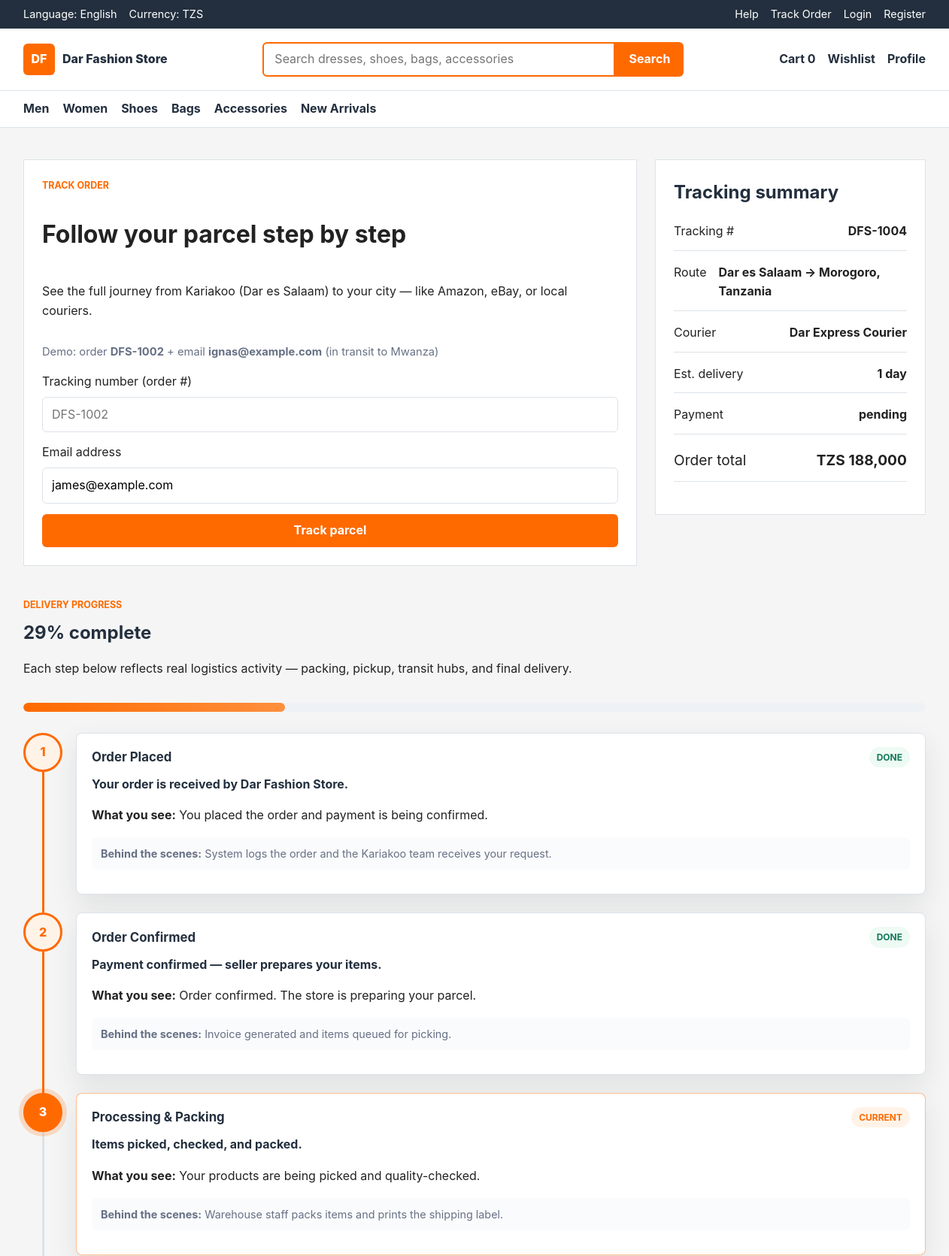
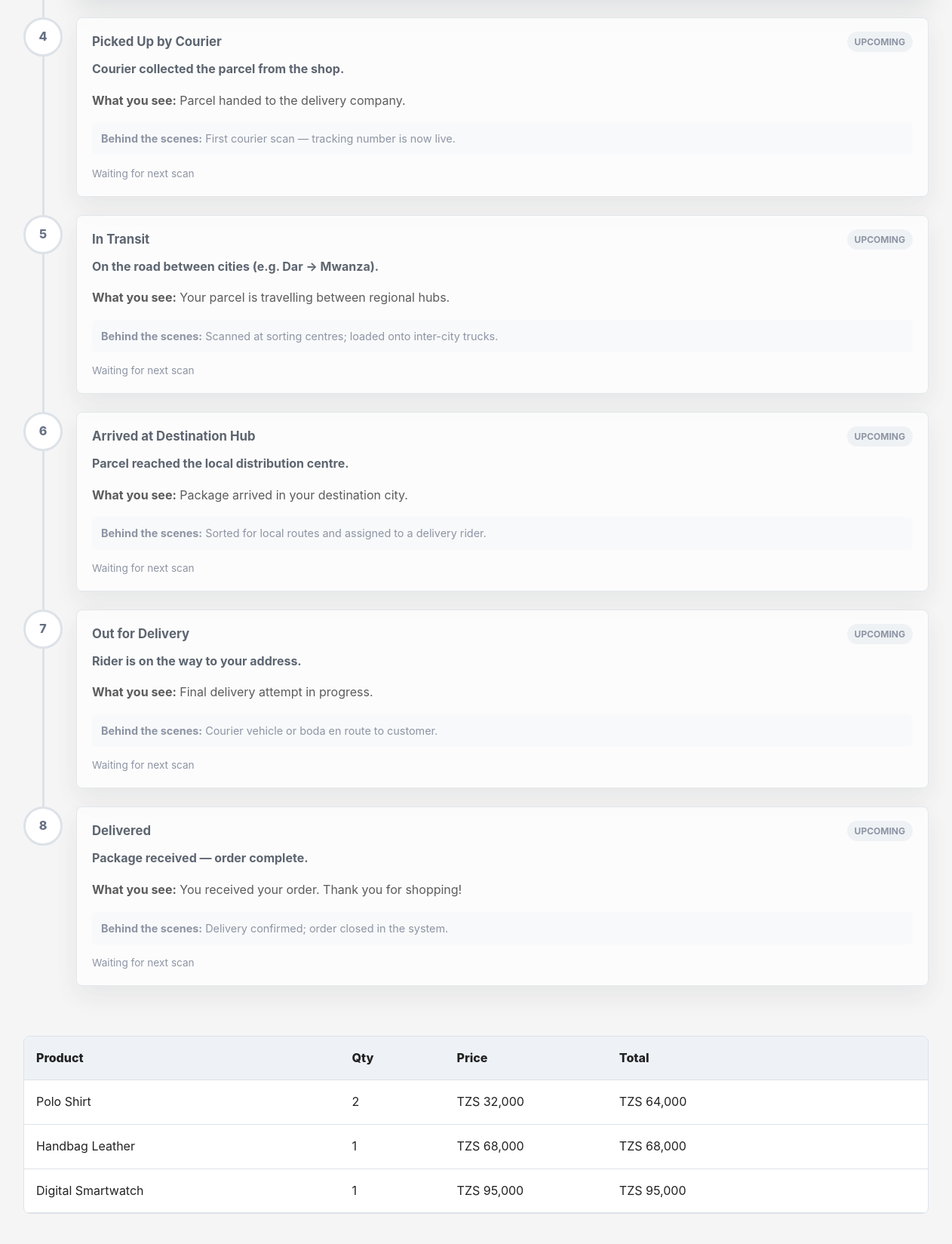
Screenshot of /track-order.php?email=james@example.com (upper part) with the database file from the repository (2 pictures, top to bottom).
### tables this page shows
CREATE TABLE orders (
    id INT UNSIGNED AUTO_INCREMENT PRIMARY KEY,
    order_number VARCHAR(40) NOT NULL UNIQUE,
    user_id INT UNSIGNED,
    customer_name VARCHAR(120) NOT NULL,
    customer_email VARCHAR(160) NOT NULL,
    customer_phone VARCHAR(30) NOT NULL,
    shipping_address TEXT NOT NULL,
    subtotal DECIMAL(10,2) NOT NULL DEFAULT 0.00,
    delivery_fee DECIMAL(10,2) NOT NULL DEFAULT 0.00,
    total DECIMAL(10,2) NOT NULL,
    status ENUM('pending', 'confirmed', 'processing', 'shipped', 'in_transit', 'out_for_delivery', 'delivered', 'cancelled') NOT NULL DEFAULT 'pending',
    delivery_company VARCHAR(120),
    delivery_notes TEXT,
    estimated_delivery_days INT UNSIGNED NOT NULL DEFAULT 1,
    created_at TIMESTAMP NOT NULL DEFAULT CURRENT_TIMESTAMP,
    updated_at TIMESTAMP NOT NULL DEFAULT CURRENT_TIMESTAMP ON UPDATE CURRENT_TIMESTAMP,
    CONSTRAINT fk_orders_user
        FOREIGN KEY (user_id) REFERENCES users(id)
        ON UPDATE CASCADE
        ON DELETE SET NULL,
    INDEX idx_orders_user (user_id),
    INDEX idx_orders_status (status),
    INDEX idx_orders_created_at (created_at)
);

CREATE TABLE payments (
    id INT UNSIGNED AUTO_INCREMENT PRIMARY KEY,
    order_id INT UNSIGNED NOT NULL,
    method ENUM('mobile_money', 'card_demo', 'cash_on_delivery') NOT NULL,
    amount DECIMAL(10,2) NOT NULL,
    payment_status ENUM('pending', 'verified', 'failed', 'refunded') NOT NULL DEFAULT 'pending',
    transaction_ref VARCHAR(120),
    provider_response TEXT,
    paid_at TIMESTAMP NULL,
    created_at TIMESTAMP NOT NULL DEFAULT CURRENT_TIMESTAMP,
    CONSTRAINT fk_payments_order
        FOREIGN KEY (order_id) REFERENCES orders(id)
        ON UPDATE CASCADE
        ON DELETE CASCADE,
    INDEX idx_payments_order (order_id),
    INDEX idx_payments_status (payment_status)
);

CREATE TABLE order_items (
    id INT UNSIGNED AUTO_INCREMENT PRIMARY KEY,
    order_id INT UNSIGNED NOT NULL,
    product_id INT UNSIGNED,
    product_name VARCHAR(180) NOT NULL,
    quantity INT UNSIGNED NOT NULL,
    price DECIMAL(10,2) NOT NULL,
    line_total DECIMAL(10,2) NOT NULL,
    created_at TIMESTAMP NOT NULL DEFAULT CURRENT_TIMESTAMP,
    CONSTRAINT fk_order_items_order
        FOREIGN KEY (order_id) REFERENCES orders(id)
        ON UPDATE CASCADE
        ON DELETE CASCADE,
    CONSTRAINT fk_order_items_product
        FOREIGN KEY (product_id) REFERENCES products(id)
        ON UPDATE CASCADE
        ON DELETE SET NULL,
    INDEX idx_order_items_order (order_id),
    INDEX idx_order_items_product (product_id)
);

### app/models/OrderTracking.php (called while the page is built, shortened)
<?php
class OrderTracking {
    private $conn;
    public function __construct($db) {
        $this->conn = $db;
    }
    public function tableExists() {
        try {
            $this->conn->query("SELECT 1 FROM order_tracking_events LIMIT 1");
            return true;
        } catch (Throwable $e) {
            return false;
        }
    }
    public function getEvents($orderId) {
        if (!$this->tableExists()) {
            return [];
        }
        $stmt = $this->conn->prepare("
            SELECT * FROM order_tracking_events
            WHERE order_id = ?
            ORDER BY event_at ASC, id ASC
        ");
        $stmt->execute([$orderId]);
        return $stmt->fetchAll(PDO::FETCH_ASSOC);
    }
    public function buildTimeline(array $order) {
        $steps = self::journeySteps();
        $events = $this->getEvents((int) $order['id']);
        $eventsByCode = [];
        $status = $order['status'] ?? 'pending';
        $maxComplete = $this->maxCompletedStepIndex($status, $eventsByCode);
        $timeline = [];
        foreach ($steps as $step) {
            $index = $this->stepLogicalIndex($step['code']);
            $event = $eventsByCode[$step['code']] ?? null;
            if ($index < $maxComplete) {
                $state = 'done';
            } elseif ($index === $maxComplete) {
                $state = 'current';
            } else {
                $state = 'upcoming';
            }
            $timeline[] = [
                'step' => $step,
                'event' => $event,
                'state' => $state,
            ];
        }
        $progress = $status === 'delivered'
            ? 100
            : (int) round(($maxComplete / max(count($steps) - 1, 1)) * 100);
        return [
            'steps' => $timeline,
            'progress' => min(100, max($progress, 5)),
            'cancelled' => false,
            'events' => $events,
        ];
    }
    private function stepLogicalIndex($code) {
        $indices = [
            'pending' => 0,
            'confirmed' => 1,
            'processing' => 2,
            'picked_up' => 3,
            'in_transit' => 4,
            'arrived_at_hub' => 5,
            'out_for_delivery' => 6,
            'delivered' => 7,
        ];
        return $indices[$code] ?? 0;
    }
    private function maxCompletedStepIndex($status, array $eventsByCode) {
        $map = [
            'pending' => 0,
            'confirmed' => 1,
            'processing' => 2,
            'shipped' => 3,
            'in_transit' => 4,
            'out_for_delivery' => 6,
            'delivered' => 7,
        ];
        $index = $map[$status] ?? 0;
        return $index;
    }
}

### public/track-order.php (the view, shortened to what this page needs)
<?php
require_once __DIR__ . '/../app/models/OrderTracking.php';
include __DIR__ . '/../app/includes/header.php';
$database = new Database();
$conn = $database->connect();
$orderNumber = strtoupper(trim($_GET['order_number'] ?? ''));
$email = trim($_GET['email'] ?? '');
$order = null;
$items = [];
$payment = null;
$timeline = ['steps' => [], 'progress' => 0, 'cancelled' => false, 'events' => []];
if (($orderNumber !== '' || $email !== '') && $conn) {
    $sql = "SELECT * FROM orders WHERE 1=1";
    $params = [];
    if ($email !== '') {
        $sql .= " AND customer_email = ?";
        $params[] = $email;
    }
    $sql .= " ORDER BY created_at DESC LIMIT 1";
    $stmt = $conn->prepare($sql);
    $stmt->execute($params);
    $order = $stmt->fetch(PDO::FETCH_ASSOC);
    if ($order) {
        $stmt = $conn->prepare("SELECT * FROM order_items WHERE order_id = ?");
        $stmt->execute([$order['id']]);
        $items = $stmt->fetchAll(PDO::FETCH_ASSOC);
        $stmt = $conn->prepare("SELECT * FROM payments WHERE order_id = ? LIMIT 1");
        $stmt->execute([$order['id']]);
        $payment = $stmt->fetch(PDO::FETCH_ASSOC);
        $tracking = new OrderTracking($conn);
        $timeline = $tracking->buildTimeline($order);
    } else {
        $error = 'No order found. Check the order number and email address.';
    }
}
$etaDays = $order ? (int) ($order['estimated_delivery_days'] ?? 3) : 3;
$etaLabel = $etaDays <= 1 ? '1 day' : ($etaDays . '–' . ($etaDays + 2) . ' days');
?>
<main class="section">
    <div class="container checkout-layout">
        <form class="checkout-form" method="get">
            <p class="section-kicker">Track order</p>
            <h1>Follow your parcel step by step</h1>
            <p>See the full journey from Kariakoo (Dar es Salaam) to your city — like Amazon, eBay, or local couriers.</p>
            <p class="form-hint">Demo: order <strong>DFS-1002</strong> + email <strong>ignas@example.com</strong> (in transit to Mwanza)</p>
            <label>Tracking number (order #)<input name="order_number" value="<?php echo htmlspecialchars($orderNumber); ?>" placeholder="DFS-1002"></label>
            <label>Email address<input type="email" name="email" value="<?php echo htmlspecialchars($email); ?>" placeholder="you@example.com"></label>
            <button class="button button--primary" type="submit">Track parcel</button>
        </form>
        <aside class="summary-panel">
            <h2>Tracking summary</h2>
            <?php if ($order): ?>
                <p><span>Tracking #</span><strong><?php echo htmlspecialchars($order['order_number']); ?></strong></p>
                <p><span>Route</span><strong>Dar es Salaam → <?php echo htmlspecialchars($order['shipping_address']); ?></strong></p>
                <p><span>Courier</span><strong><?php echo htmlspecialchars($order['delivery_company'] ?? 'Assigning courier…'); ?></strong></p>
                <p><span>Est. delivery</span><strong><?php echo htmlspecialchars($etaLabel); ?></strong></p>
                <p><span>Payment</span><strong><?php echo htmlspecialchars($payment['payment_status'] ?? 'pending'); ?></strong></p>
                <p class="summary-total"><span>Order total</span><strong>TZS <?php echo number_format((float) $order['total'], 0); ?></strong></p>
            <?php else: ?>
                <p>Enter your tracking number and email to see live progress.</p>
            <?php endif; ?>
        </aside>
    </div>
    <?php if ($order && !$timeline['cancelled']): ?>
        <section class="container section">
            <div class="tracking-hero">
                <div>
                    <p class="section-kicker">Delivery progress</p>
                    <h2><?php echo (int) $timeline['progress']; ?>% complete</h2>
                    <p>Each step below reflects real logistics activity — packing, pickup, transit hubs, and final delivery.</p>
                </div>
                <div class="tracking-progress-bar" aria-hidden="true">
                    <span style="width: <?php echo (int) $timeline['progress']; ?>%;"></span>
                </div>
            </div>
            <ol class="delivery-timeline">
                <?php foreach ($timeline['steps'] as $item):
                    $step = $item['step'];
                    $event = $item['event'];
                    $state = $item['state'];
                ?>
                    <li class="delivery-timeline__item delivery-timeline__item--<?php echo htmlspecialchars($state); ?>">
                        <div class="delivery-timeline__marker"><?php echo htmlspecialchars($step['icon']); ?></div>
                        <article class="delivery-timeline__card">
                            <div class="delivery-timeline__head">
                                <h3><?php echo htmlspecialchars($step['label']); ?></h3>
                                <span class="delivery-timeline__badge"><?php echo htmlspecialchars(ucfirst($state)); ?></span>
                            </div>
                            <p class="delivery-timeline__summary"><?php echo htmlspecialchars($step['summary']); ?></p>
                            <p><strong>What you see:</strong> <?php echo htmlspecialchars($event['description'] ?? $step['customer']); ?></p>
                            <p class="delivery-timeline__activity"><strong>Behind the scenes:</strong> <?php echo htmlspecialchars($event['activity_note'] ?? $step['activity']); ?></p>
                            <?php if ($event): ?>
                                <time class="delivery-timeline__time"><?php echo date('M d, Y · H:i', strtotime($event['event_at'])); ?></time>
                            <?php elseif ($state === 'upcoming'): ?>
                                <time class="delivery-timeline__time">Waiting for next scan</time>
                            <?php endif; ?>
                        </article>
                    </li>
                <?php endforeach; ?>
            </ol>
        </section>
        <section class="container cart-table">
            <div class="cart-row cart-row--head"><span>Product</span><span>Qty</span><span>Price</span><span>Total</span></div>
            <?php foreach ($items as $item): ?>
                <div class="cart-row">
                    <span><?php echo htmlspecialchars($item['product_name']); ?></span>
                    <span><?php echo (int) $item['quantity']; ?></span>
                    <span>TZS <?php echo number_format((float) $item['price'], 0); ?></span>
                    <span>TZS <?php echo number_format((float) $item['line_total'], 0); ?></span>
                </div>
            <?php endforeach; ?>
        </section>
        <?php if (!empty($order['delivery_notes'])): ?>
            <section class="container section">
            </section>
        <?php endif; ?>
    <?php elseif ($order && $timeline['cancelled']): ?>
        <section class="container section">
            <p class="alert alert--error">This order was cancelled.</p>
        </section>
    <?php endif; ?>
</main>
<?php include __DIR__ . '/../app/includes/footer.php'; ?>

### rows the page displays
orders: order_number "DFS-1004", shipping_address "Morogoro, Tanzania", delivery_company "Dar Express Courier", estimated_delivery_days "1 day", total "188,000"
payments: payment_status "pending"
order_items: product_name "Polo Shirt", quantity "2", price "32,000", line_total "64,000"
order_items: product_name "Handbag Leather", quantity "1", price "68,000", line_total "68,000"
order_items: product_name "Digital Smartwatch", quantity "1", price "95,000", line_total "95,000"

### other values shown
$cartCount "0"
$timeline['progress'] "29"
$step['icon'] "1"
$step['label'] "Order Placed"
$state "DONE"
$step['summary'] "Your order is received by Dar Fashion Store."
$event['description'] "You placed the order and payment is being confirmed."
$event['activity_note'] "System logs the order and the Kariakoo team receives your request."
$step['icon'] "2"
$step['label'] "Order Confirmed"
$step['summary'] "Payment confirmed — seller prepares your items."
$event['description'] "Order confirmed. The store is preparing your parcel."
$event['activity_note'] "Invoice generated and items queued for picking."
$step['icon'] "3"
$step['label'] "Processing & Packing"
